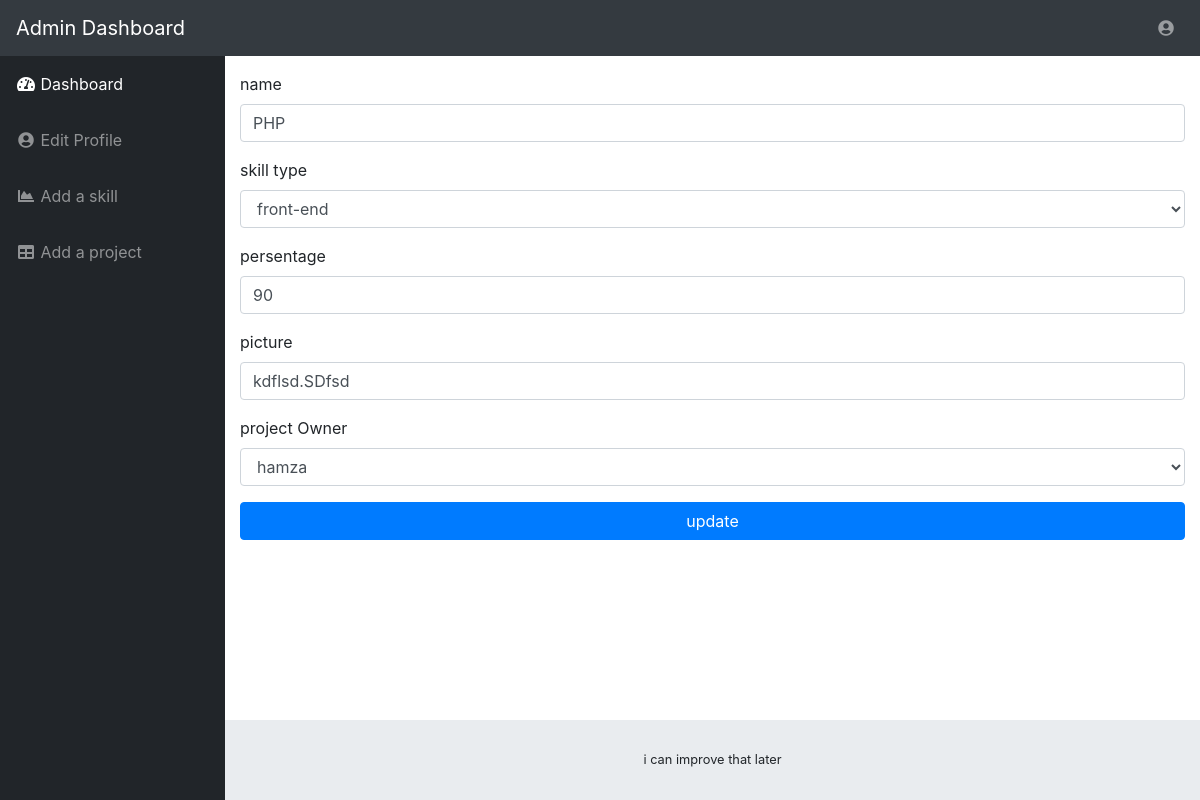
The app's page /admin/dashboard.php?page=addSkill&skillId=3 (signed in) with its own data.
### tables this page shows
CREATE TABLE `skills` (
  `id` int(11) NOT NULL,
  `skillName` varchar(255) DEFAULT NULL,
  `skillType` varchar(255) DEFAULT NULL,
  `persentage` int(11) DEFAULT NULL,
  `skillPicture` varchar(255) NOT NULL,
  `skillOwner` int(11) DEFAULT NULL
);

### backEnd/classes/skill.php (called while the page is built, shortened)
<?php
    class Skill
    {
        private $con,
                $id,
                $type,
                $owner,
                $name,
                $pic,
                $persentage;
    public function     setId($id)
    {
        $this->id = $id;
    }
    public function     getId()
    {
        return $this->id;
    }
    public function     getConnection()
    {
        return $this->con;
    }
    public function     getName()
    {
        return $this->name;
    }
    public function     getPersentage()
    {
        return $this->persentage;
    }
    public function     getPic()
    {
        return $this->pic;
    }
        public function     __construct()
        {
            $args = func_get_args();
            $num = func_num_args();
            if (method_exists($this, $f = 'init_' . $num)) {
                call_user_func_array(array($this,   $f),   $args);
            }
        }
        public function     init_1($con)
        {
            $this->con = $con;
        }
    public function     getSkill()
    {
        $sql = "SELECT * from skills WHERE id = :id; ";
        $stmt = $this->getConnection()->prepare($sql);
        $stmt->execute(
            array(
                ':id' => $this->getId()
            )
        );
        $r = $stmt->fetch(PDO::FETCH_ASSOC);
        $this->name = $r['skillName'];
        $this->persentage = $r['persentage'];
        $this->pic = $r['skillPicture'];
    }
    }
?>

### admin/php/template/pages/addskill.php (the view, shortened to what this page needs)
<?php
$p = new Skill($connection);
if (isset($_GET['skillId'])) {
    $p->setId($_GET['skillId']);
    $p->getSkill();
}
?>
<form method="post" action="php/actions/addSkill.php">
    <div class="form-group">
        <label for="exampleFormControlInput1">name</label>
        <input type="text" class="form-control" name="name" id="exampleFormControlInput1" value="<?= $p->getName(); ?>">
    </div>
    <div class="form-group">
        <label for="exampleFormControlSelect1">skill type</label>
        <select class="form-control" name="type" id="exampleFormControlSelect1">
            <option value="frontEnd"> front-end </option>
        </select>
    </div>
    <div class="form-group">
        <label for="exampleFormControlInput1">persentage</label>
        <input type="text" class="form-control" name="persentage" id="exampleFormControlInput1" value="<?= $p->getPersentage() ?>">
    </div>
    <div class="form-group">
        <label for="exampleFormControlInput1">picture</label>
        <input type="text" class="form-control" name="pic" id="exampleFormControlInput1" value="<?= $p->getPic() ?>">
    </div>
    <div class="form-group">
        <label for="exampleFormControlSelect1">project Owner</label>
        <select class="form-control" name="owner" id="exampleFormControlSelect1">
            <option value="2"> hamza </option>
        </select>
    </div>
    <?php
    if (isset($_GET['page']) && isset($_GET['skillId'])) {
        ?>
        <button type="submit" name="updateSkill" class="btn btn-primary btn-block">update</button>
    <?php
} else {
    ?>
        <button type="submit" name="addSkill" class="btn btn-primary btn-block">Submit</button>
    <?php
}
?>
</form>

### records on screen
skills: name "PHP", persentage "90", pic "kdflsd.SDfsd"
